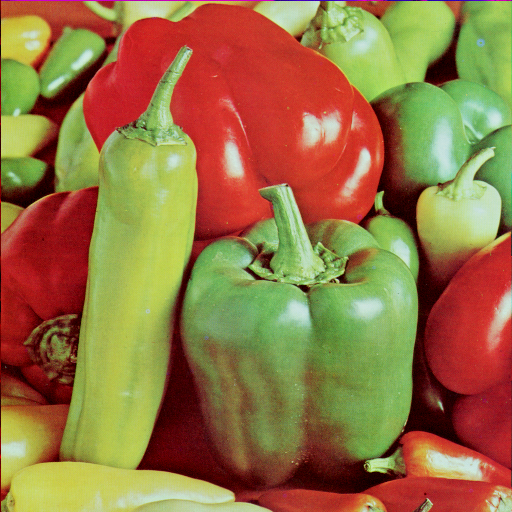
%> input picture Edge detection/peppers.png, 512 x 512 px
$ octave 'Edge detection.m'   (GNU Octave 9; MATLAB toolbox functions it lacks are replaced by stand-ins)
%> lines starting %> are read from the running program, lines starting %| are printed output that depends on the picture
clear;
%define filter
f = fspecial('Sobel');

f = f(:);
N = 3; % Define size of mask
%read
I = imread('peppers.png');
%> I is the input picture: size 512x512x3 uint8; mean R, G, B 149.8, 115.6, 66.5
I = im2double(I);
%> I: size 512x512x3 double
%out
subplot(1,2,1);
image(I);
title ('Original');
%맴퉠
Img = padarray(I, [floor(N/2) floor(N/2)]);
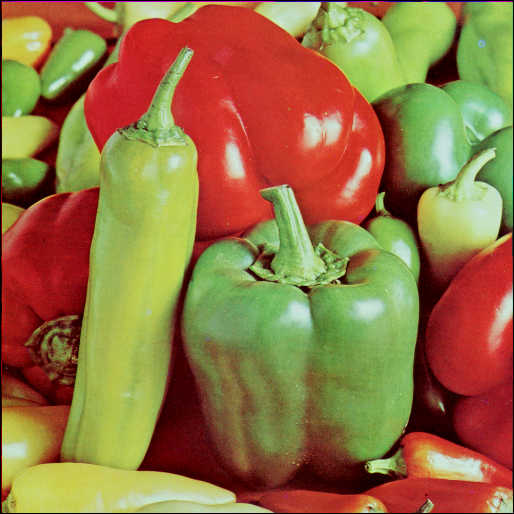
%> Img: size 514x514x3 double; mean R, G, B 0.583, 0.45, 0.259
%img to col
ImgR = im2col(Img(:,:,1), [N, N], 'sliding');
ImgG = im2col(Img(:,:,2), [N, N], 'sliding');
ImgB = im2col(Img(:,:,3), [N, N], 'sliding');
%굉퓆ofRGB
R = sum(bsxfun(@times, ImgR, f), 1);
G = sum(bsxfun(@times, ImgG, f), 1);
B = sum(bsxfun(@times, ImgB, f), 1);
%col to img
OofR = col2im(R, [N, N], size(Img(:,:,1)), 'sliding');
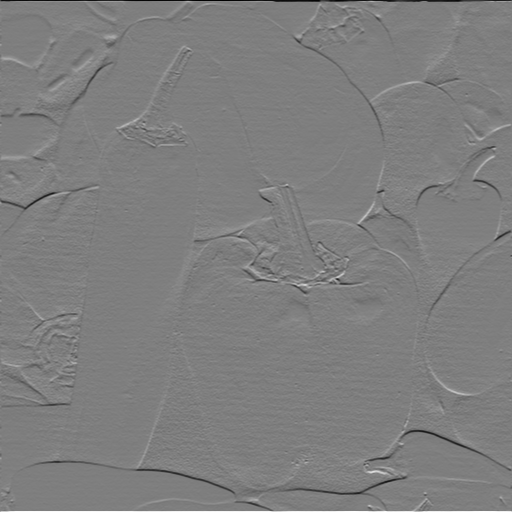
%> OofR: size 512x512 double; min -3.24, max 3.27, mean -0.00101; drawn with min black and max white
OofG = col2im(G, [N, N], size(Img(:,:,2)), 'sliding');
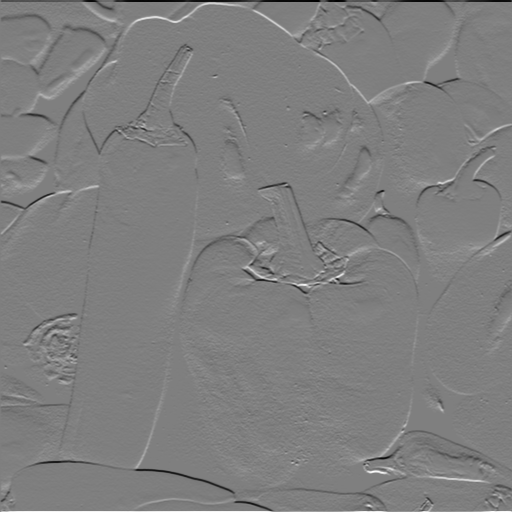
%> OofG: size 512x512 double; min -3.56, max 3.57, mean -0.00457; drawn with min black and max white
OofB = col2im(B, [N, N], size(Img(:,:,3)), 'sliding');
% combine RGB
OofImg(:,:,1) = OofR;
OofImg(:,:,2) = OofG;
OofImg(:,:,3) = OofB;
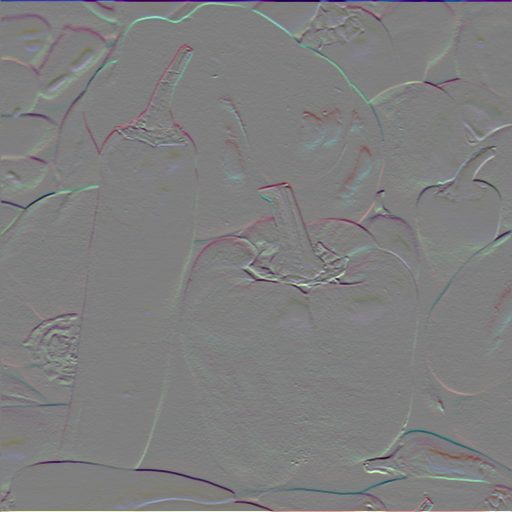
%> OofImg: size 512x512x3 double; mean R, G, B -0.00101, -0.00457, 0.00261; drawn with min black and max white
%out
subplot(1,2,2);
image(OofImg);
title ('color edge detection');
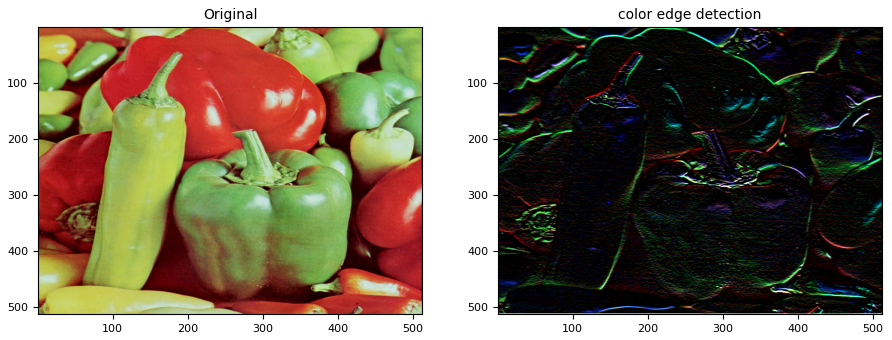
%> figure redrawn from the program's plot data, 2 panels
